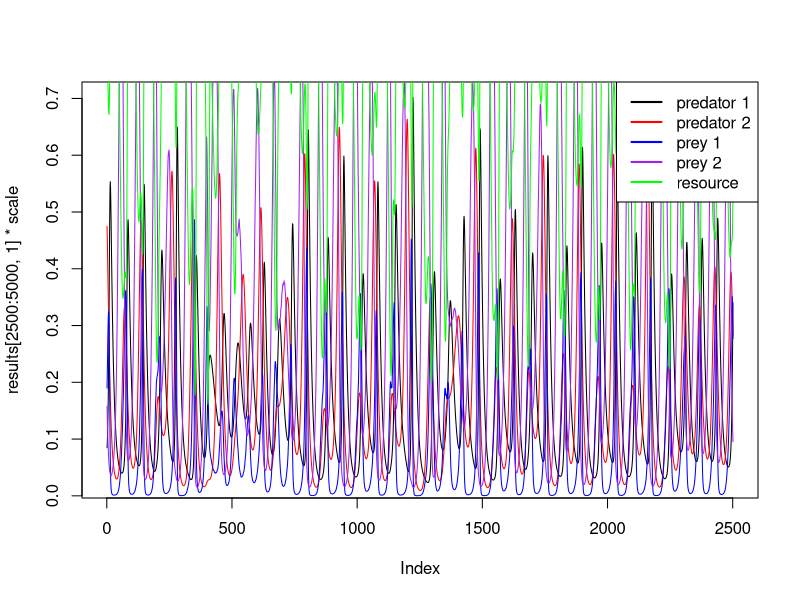
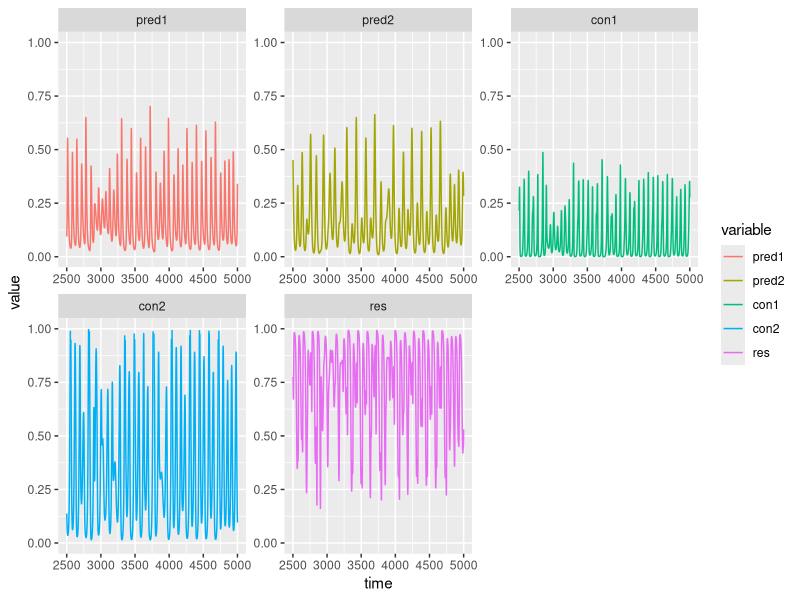

These figures' R source, in order:
library(deSolve)
library(ggplot2)
library(reshape)
library(cowplot)
library(tidyverse)

VassFox_Cvar <- function (Time, State, Pars) {
  with(as.list(c(State, Pars)), {
    #M_C1_j = M_C1_0 * exp()
    #M_C2_j = M_C2_0 * exp()
    
    dP = - (M_P * P) + ( ( (J_P * P) * ( (O_P_C1 * C1) + ( (1 - O_P_C1) * C2) ) ) / ( (O_P_C1 * C1) + ((1 - O_P_C1) * C2) + C_0) ) 
    dC1 = - (M_C1 * C1) + ( (O_C1_R * J_C1 * C1 * R) / (R + R_0_1) ) - ( (O_P_C1 * J_P * P * C1) / ( (O_P_C1 * C1) + ((1 - O_P_C1) * C2) + C_0) )
    dC2 = - (M_C2 * C2) + ( (O_C2_R * J_C2 * C2 * R) / (R + R_0_2) ) - ( ((1-O_P_C1) * J_P * P * C2) / ( (O_P_C1 * C1) + ((1 - O_P_C1) * C2) + C_0) )
    dR = r * R * (1 - (R / K)) - ( (O_C1_R * J_C1 * C1 * R) / (R + R_0_1) ) - ( (O_C2_R * J_C2 * C2 * R) / (R + R_0_2) )
    
    return(list(c(dP, dC1, dC2, dR)))
    
  })
}


VassFox_Cvar_2P <-function(Time, State, Pars){
  
  with(as.list(c(State, Pars)), {
    #M_C1_j = M_C1_0 * exp()
    #M_C2_j = M_C2_0 * exp()
    dP_1 = - (M_P1 * P1) + ( ( (J_P1 * P1) * ( (O_P1_C1 * C1) + ( (1 - O_P1_C1) * C2) ) ) / ( (O_P1_C1 * C1) + ((1 - O_P1_C1) * C2)+ (O_P2_C1 * C1) + ((1 - O_P2_C1) * C2) + C_0)) 
    
    dP_2 = - (M_P2 * P2) + ( ( (J_P2 * P2) * ( (O_P2_C1 * C1) + ( (1 - O_P2_C1) * C2) ) ) / ( (O_P1_C1 * C1) + ((1 - O_P1_C1) * C2)+ (O_P2_C1 * C1) + ((1 - O_P2_C1) * C2) + C_0)) 
    
    
    #dP = - (M_P * P) + ( ( (J_P * P) * ( (O_P_C1 * C1) + ( (1 - O_P_C1) * C2) ) ) / ( (O_P_C1 * C1) + ((1 - O_P_C1) * C2) + C_0) ) 
    #dC1 = - (M_C1 * C1) + ( (O_C1_R * J_C1 * C1 * R) / (R + R_0_1) ) - ( (O_P1_C1 * J_P1 * P1 * C1) / ( (O_P1_C1 * C1) + ((1 - O_P1_C1) * C2) + C_0) )
    both_preds_eat_C1 <- ( (O_P1_C1 * J_P1 * P1 * C1) / ( (O_P1_C1 * C1) + ((1 - O_P1_C1) * C2) + C_0) ) + ( (O_P2_C1 * J_P2 * P2 * C1) / ( (O_P2_C1 * C1) + ((1 - O_P2_C1) * C2) + C_0) )
    
    both_preds_eat_C2<-( ((1-O_P1_C1) * J_P1 * P1 * C2) / ( (O_P1_C1 * C1) + ((1 - O_P1_C1) * C2) + C_0) ) + ( ((1-O_P2_C1) * J_P2 * P2 * C2) / ( (O_P2_C1 * C1) + ((1 - O_P2_C1) * C2) + C_0) )
    
    
    
    dC1 = - (M_C1 * C1) + ( (O_C1_R * J_C1 * C1 * R) / (R + R_0_1) ) - both_preds_eat_C1
    dC2 = - (M_C2 * C2) + ( (O_C2_R * J_C2 * C2 * R) / (R + R_0_2) ) - both_preds_eat_C2
    
    dR = r * R * (1 - (R / K)) - ( (O_C1_R * J_C1 * C1 * R) / (R + R_0_1) ) - ( (O_C2_R * J_C2 * C2 * R) / (R + R_0_2) )
    
    return(list(c(dP_1, dP_2, dC1, dC2, dR)))
    
  })
}

#enviro flux consumers
sigma <- 0.2
ro <- -0.1

z <- matrix(data = rnorm(n = 2*5000, mean = 0, sd = 1), nrow = 2)
cholesky <- matrix(data = c(sigma^2, ro * (sigma ^2), ro * (sigma ^2), sigma ^2), 
                   nrow = 2)
g <- cholesky %*% z
M_C1_temp <- 0.4 * exp(g[1,])
M_C2_temp <- 0.2 * exp(g[2,])



#enviro flux preds
pred_sigma <-.1
pred_ro <- -0.2

z_pred <- matrix(data = rnorm(n = 2*5000, mean = 0, sd = 1), nrow = 2)

pred_cholesky <- matrix(data = c(pred_sigma^2, pred_ro * (pred_sigma ^2), pred_ro * (pred_sigma ^2),pred_sigma^2 ),nrow=2)

g_pred <- pred_cholesky %*% z_pred

M_P1_temp <-0.09*exp(g_pred[1,])
M_P2_temp <-0.12*exp(g_pred[2,])



#enviro flux resource
res_sigma <-0.1
res_ro <- -0.1

z_res<-rnorm(n=5000,mean=0,sd=1)

res_cholesky<-matrix(data = c(res_sigma^2, res_ro*(res_sigma ^2)),ncol=1)

g_res <-res_cholesky %*% z_res

r_temp <- 1*exp(g_res[1,])


State <- c(P1 = 1, P2=1, C1 = 1, C2 = 1, R = 1)
Time <- seq(0, 5000, by = 1)

results <- matrix(data=NA, nrow=5000, ncol=5)
results[1,] <- State

for (t in 2:(5000)) {
  M_C1 <- M_C1_temp[t]
  M_C2 <- M_C2_temp[t]
  M_P1 <- M_P1_temp[t]
  M_P2 <- M_P2_temp[t]
  r <- r_temp[t]
  # from Table 1
  pars <- c(
    # resource intrinsic rate of growth
    #r = 1.0,
    r=r,
    # resource carrying capacity
    K = 1.0,
    # consumer 1 ingestion rate
    J_C1 = 0.8036,
    # consumer 2 ingestion rate
    J_C2 = 0.7036,
    # predator ingestion rate
    J_P1 = 0.85,
    J_P2 = 0.4,
    # medial consumer 1 mortality rate
    M_C1 = M_C1,
    # medial consumer 2 mortality rate
    M_C2 = M_C2,
    # predator mortality rate
    #M_P = 0.08,
    M_P1 = M_P1,
    M_P2 = M_P2,
    # half saturation constant
    R_0_1 = 0.16129,
    R_0_2 = 0.9,
    C_0 = 0.5,
    # preference coefficient
    O_P1_C1 = 0.92,
    O_P2_C1 = 0.08,
    
    O_C1_R = 1.0,
    O_C2_R = 0.98,
    sigma=sigma,
    ro=ro
  )
  
  State <- c(P1 = results[t-1,1], P2 = results[t-1,2],C1 = results[t-1,3], C2 = results[t-1,4], R = results[t-1,5])
  VF_out <- as.data.frame(ode(func = VassFox_Cvar_2P, y = State, parms = pars, times = seq(0,1)), 
                          events = list(func = eventfun))
  
  results[t,] <- c(VF_out[2,2],VF_out[2,3], VF_out[2,4], VF_out[2,5], VF_out[2,6])
  
}

dat<- data.frame(pred1=results[,1],pred2=results[,2],con1=results[,3],con2=results[,4],res=results[,5])
d<-melt(dat)
d$time<-c(rep(seq(1,5000),5))


d<-d[d$time>2500,]
#ggplot(d, aes(x=time,y=value,color = variable))+geom_line()+facet_wrap( ~ variable, scales="free")
   

scale<-1
#quartz(width=5, height=5)
plot(results[2500:5000,1]*scale, type="l", col="black")
lines(results[2500:5000,2]*scale, col="red")
lines(results[2500:5000,3]*scale, col="blue")
lines(results[2500:5000,4]*scale, col="purple")
lines(results[2500:5000,5]*scale, col="green")
legend("topright", c("predator 1", "predator 2", "prey 1", "prey 2", "resource"), col=c("black", "red", "blue", "purple", "green"), lty=1, lwd=2)



ggplot(d, aes(x=time,y=value,color = variable))+geom_line()+ylim(0,1)+facet_wrap( ~ variable, scales="free")
